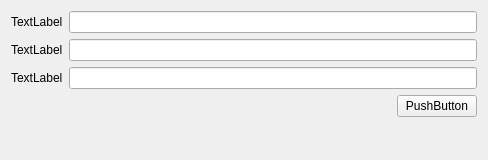
<?xml version="1.0" encoding="UTF-8"?>
<ui version="4.0">
 <class>Form</class>
 <widget class="QWidget" name="Form">
  <property name="geometry">
   <rect>
    <x>0</x>
    <y>0</y>
    <width>488</width>
    <height>160</height>
   </rect>
  </property>
  <property name="windowTitle">
   <string>Form</string>
  </property>
  <layout class="QFormLayout" name="formLayout">
   <item row="0" column="0">
    <widget class="QLabel" name="label">
     <property name="text">
      <string>TextLabel</string>
     </property>
    </widget>
   </item>
   <item row="0" column="1">
    <widget class="QLineEdit" name="lineEdit"/>
   </item>
   <item row="1" column="0">
    <widget class="QLabel" name="label_2">
     <property name="text">
      <string>TextLabel</string>
     </property>
    </widget>
   </item>
   <item row="1" column="1">
    <widget class="QLineEdit" name="lineEdit_2"/>
   </item>
   <item row="2" column="0">
    <widget class="QLabel" name="label_3">
     <property name="text">
      <string>TextLabel</string>
     </property>
    </widget>
   </item>
   <item row="2" column="1">
    <widget class="QLineEdit" name="lineEdit_3"/>
   </item>
   <item row="3" column="1">
    <layout class="QHBoxLayout" name="horizontalLayout">
     <item>
      <spacer name="horizontalSpacer">
       <property name="orientation">
        <enum>Qt::Horizontal</enum>
       </property>
       <property name="sizeHint" stdset="0">
        <size>
         <width>40</width>
         <height>20</height>
        </size>
       </property>
      </spacer>
     </item>
     <item>
      <widget class="QPushButton" name="pushButton">
       <property name="text">
        <string>PushButton</string>
       </property>
      </widget>
     </item>
    </layout>
   </item>
  </layout>
 </widget>
 <resources/>
 <connections/>
</ui>
